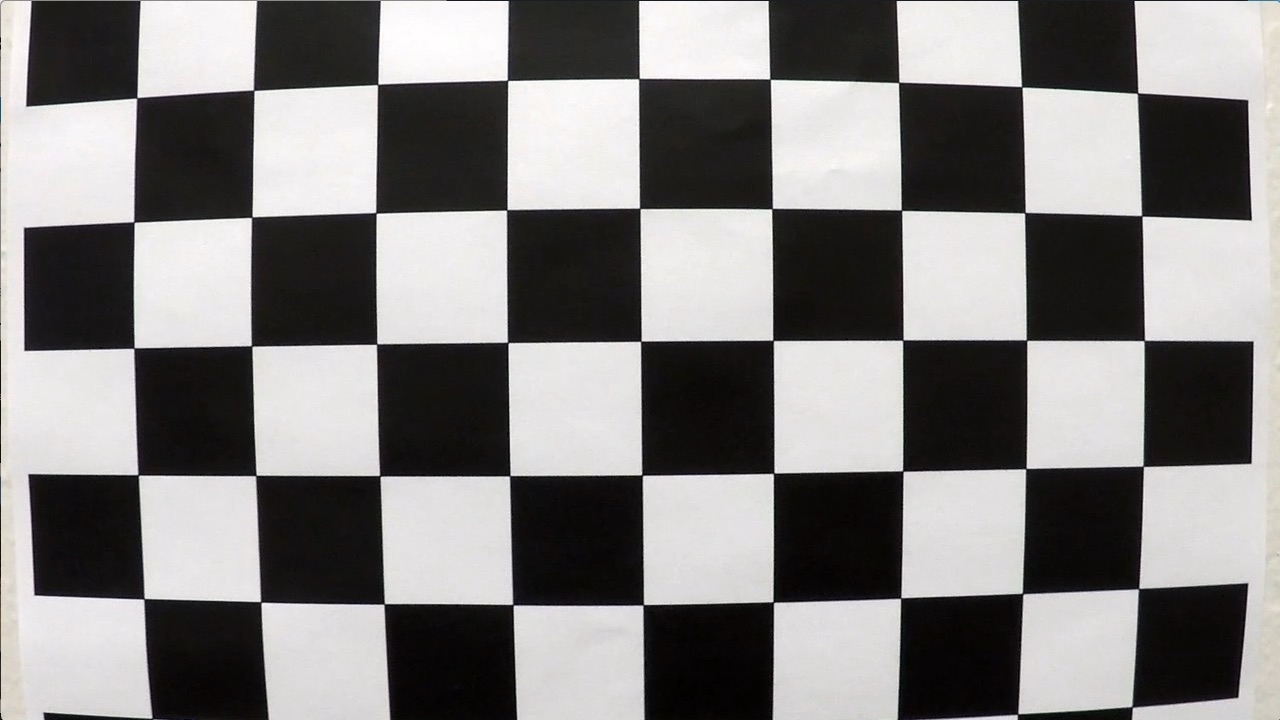
#> input picture camera_cal/calibration1.jpg, 1280 x 720 px; its folder holds 5 pictures in this run
$ python cam_cal.py
#> lines starting #> are read from the running program, lines starting #| are printed output that depends on the picture; after the words box and inside, x2 and y2 are one past the last pixel; in counts of white or black regions, pixels touching at a corner belong together
import argparse
from os import listdir
from os.path import isfile, join
import matplotlib.pyplot as plt
import matplotlib.image as mpimg
import numpy as np
import pickle
import glob
import cv2
import glob
from ipywidgets import interact, interactive, fixed
from moviepy.editor import VideoFileClip


objp = np.zeros((6*9,3), np.float32)
objp[:,:2] = np.mgrid[0:9,0:6].T.reshape(-1,2)

# termination criteria
criteria = (cv2.TERM_CRITERIA_EPS + cv2.TERM_CRITERIA_MAX_ITER, 30, 0.001)

# Arrays to store object points and image points from all the images.
objpoints = [] # 3d points in real world space
imgpoints = [] # 2d points in image plane.

# Make a list of calibration images
images = glob.glob('./calibration*.jpg')

fig, axs = plt.subplots(5,4, figsize=(16, 11))
fig.subplots_adjust(hspace = .2, wspace=.001)
axs = axs.ravel()

# Step through the list and search for chessboard corners
for i, fname in enumerate(images):
    img = cv2.imread(fname)
#> img is the input picture: shape (720, 1280, 3); mean B, G, R 127.8, 128.4, 130.1
    gray = cv2.cvtColor(img,cv2.COLOR_BGR2GRAY)
    # Find the chessboard corners
    ret, corners = cv2.findChessboardCorners(gray, (9,6),None)
#> ret = False; corners = None

    # If found, add object points, image points
    if ret == True:
        objpoints.append(objp)

        # this step to refine image points was taken from:
        # http://opencv-python-tutroals.readthedocs.io/en/latest/py_tutorials/py_calib3d/py_calibration/py_calibration.html
        corners2 = cv2.cornerSubPix(gray,corners,(11,11),(-1,-1),criteria)
        imgpoints.append(corners2)

        # Draw and display the corners
        img = cv2.drawChessboardCorners(img, (9,6), corners, ret)
        axs[i].axis('off')
        axs[i].imshow(img)
#> pass 2 of the loop `for i, fname in enumerate(images):`:
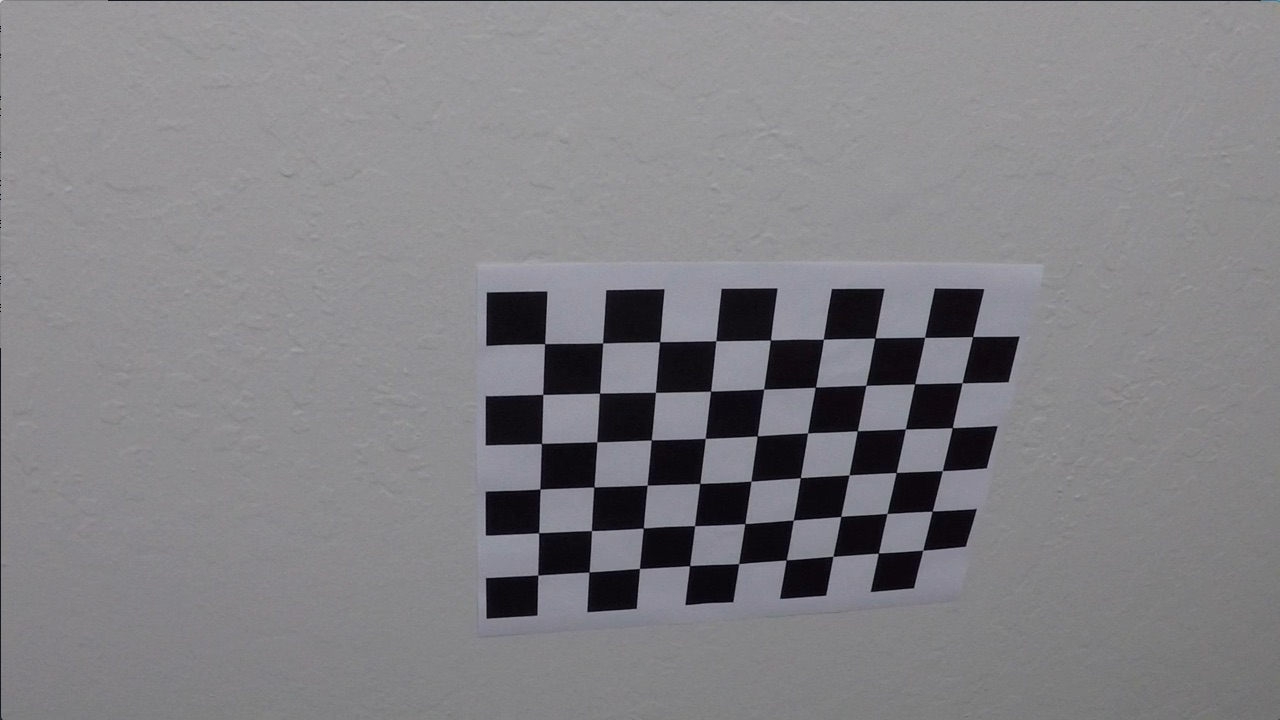
#> input picture camera_cal/calibration10.jpg, 1280 x 720 px
#> img is the input picture: shape (720, 1280, 3); mean B, G, R 133.1, 129.4, 130.2
#> ret = True; corners = 54 rows, first 8: [545.3, 343.1], [602.7, 342.8], [660.1, 341.3], [715.8, 340.7], [770.6, 340], [823.5, 339.2], [874.3, 338.5], [925.1, 337.4]
#> corners2 = 54 rows, first 8: [544.6, 343.6], [602.6, 343], [659.6, 341.7], [715.8, 340.7], [770.4, 339.9], [823.4, 339.3], [874.9, 337.9], [924.6, 337.3]
#> `img = cv2.drawChessboardCorners(img, (9,6), corners, ret)`:
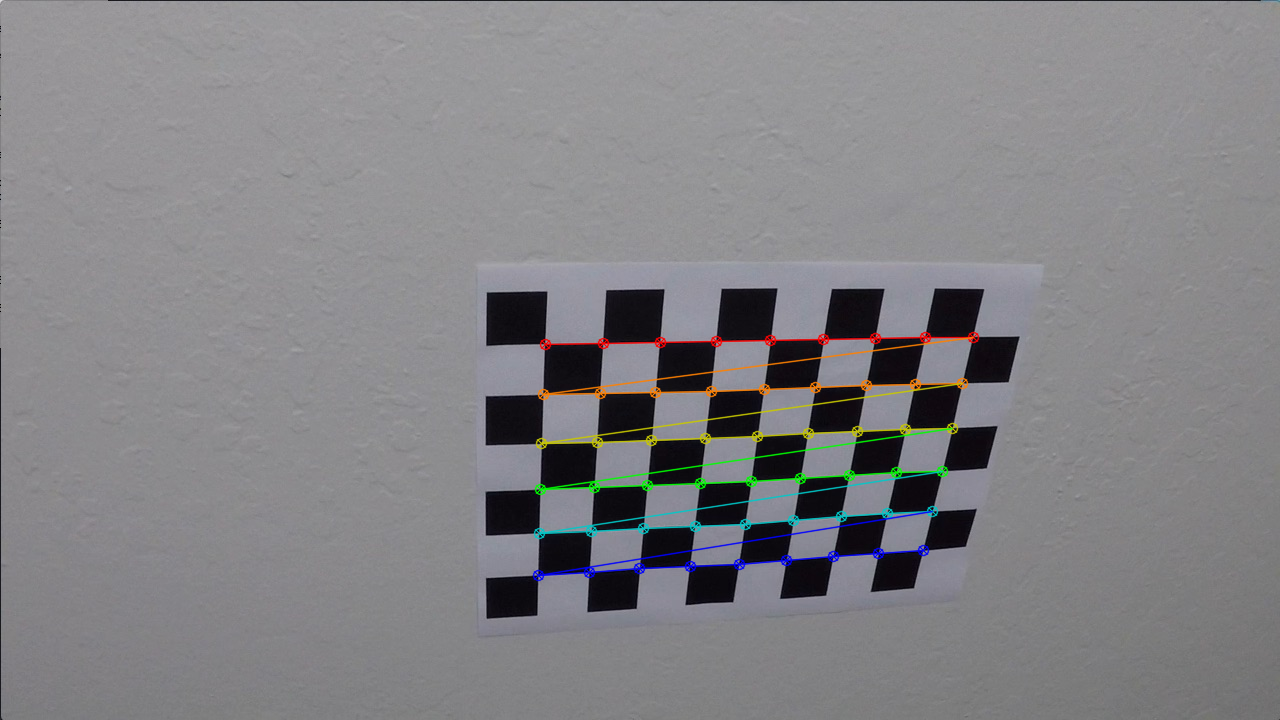
#> img: shape (720, 1280, 3); 1.92% of pixels changed, all inside (x1, y1, x2, y2) = (532, 331, 980, 582)
#> pass 3 of the loop `for i, fname in enumerate(images):`:
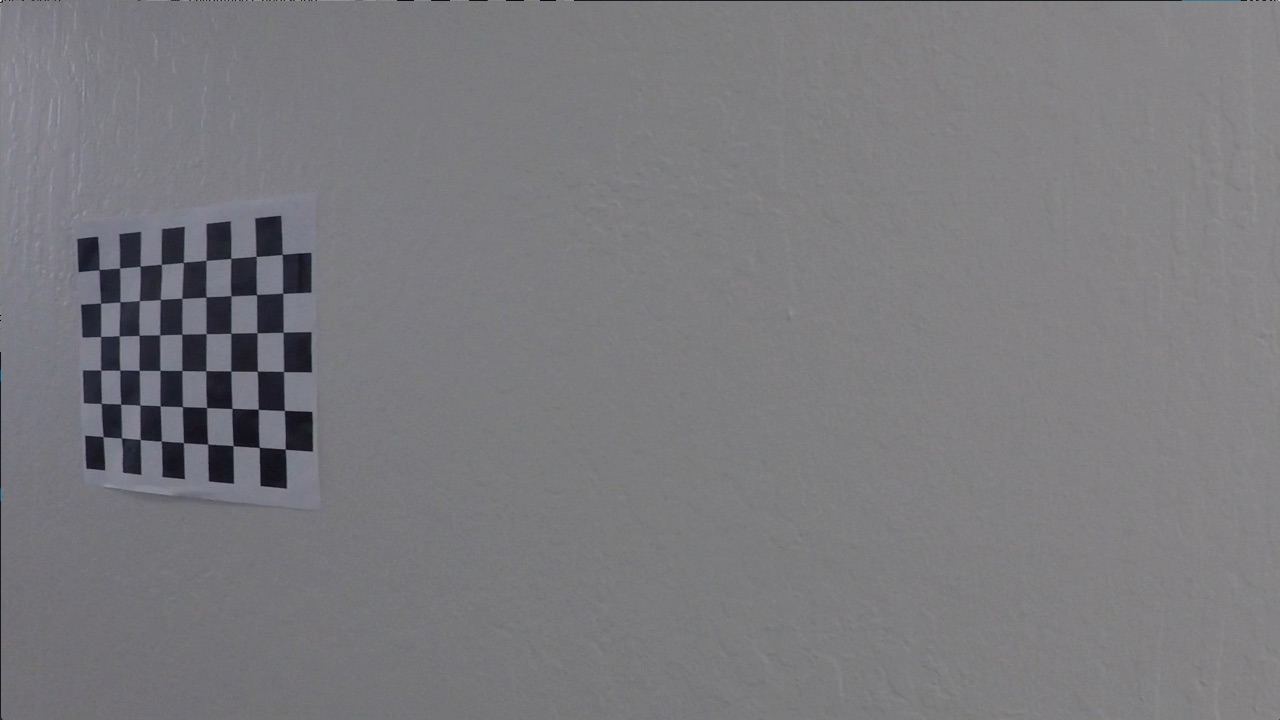
#> input picture camera_cal/calibration11.jpg, 1280 x 720 px
#> img is the input picture: shape (720, 1280, 3); mean B, G, R 125.2, 121.7, 122.2
#> corners = 54 rows, first 8: [99.22, 269.6], [119.6, 268], [140.1, 266.1], [161.3, 264.5], [183.3, 262.5], [206.1, 260.3], [230.7, 258.2], [256.2, 256.3]
#> corners2 = 54 rows, first 8: [99.04, 269.6], [119.5, 268.1], [140.1, 266.2], [161.4, 264.4], [183.4, 262.3], [205.9, 260.3], [230.8, 258.4], [256.1, 256.4]
#> `img = cv2.drawChessboardCorners(img, (9,6), corners, ret)`:
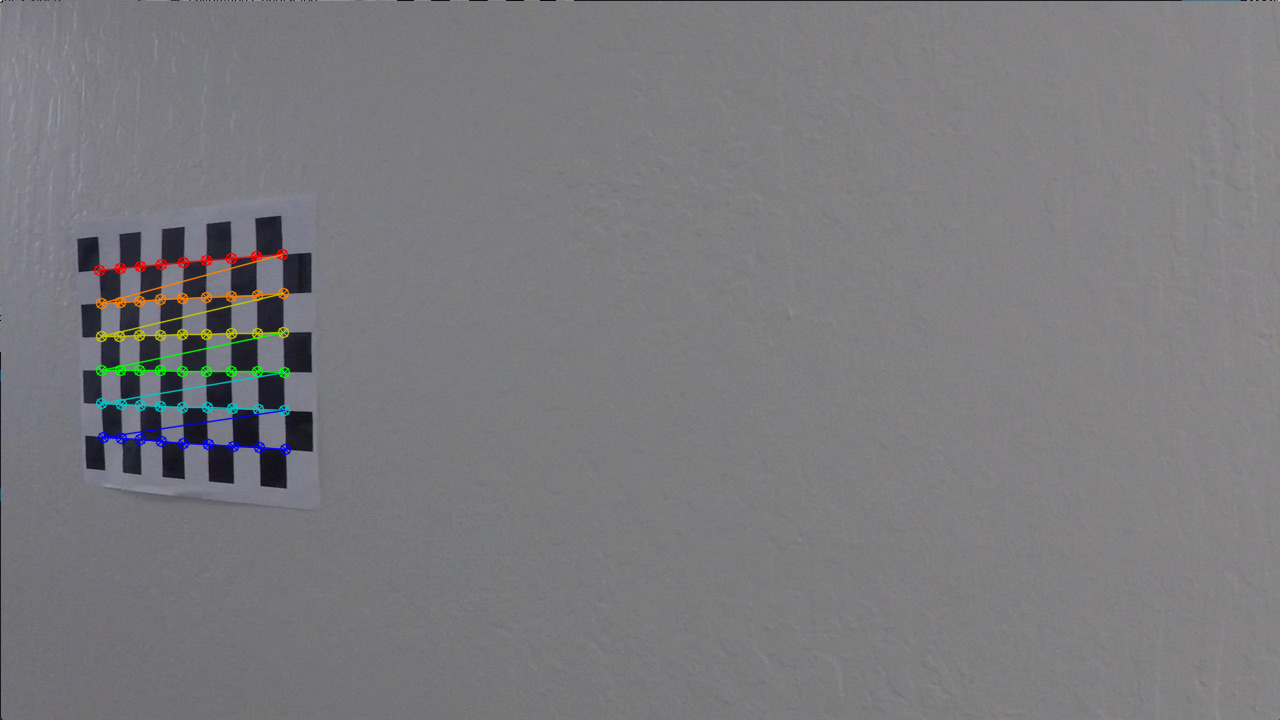
#> img: shape (720, 1280, 3); 1.11% of pixels changed, all inside (x1, y1, x2, y2) = (93, 248, 292, 456)
#> the loop made 5 passes; the first 3 are shown

img = cv2.imread('./calibration1.jpg')
img_size = (img.shape[1], img.shape[0])
#> img_size = (1280, 720)

# Do camera calibration given object points and image points
ret, mtx, dist, rvecs, tvecs = cv2.calibrateCamera(objpoints, imgpoints, img_size,None,None)
dst = cv2.undistort(img, mtx, dist, None, mtx)
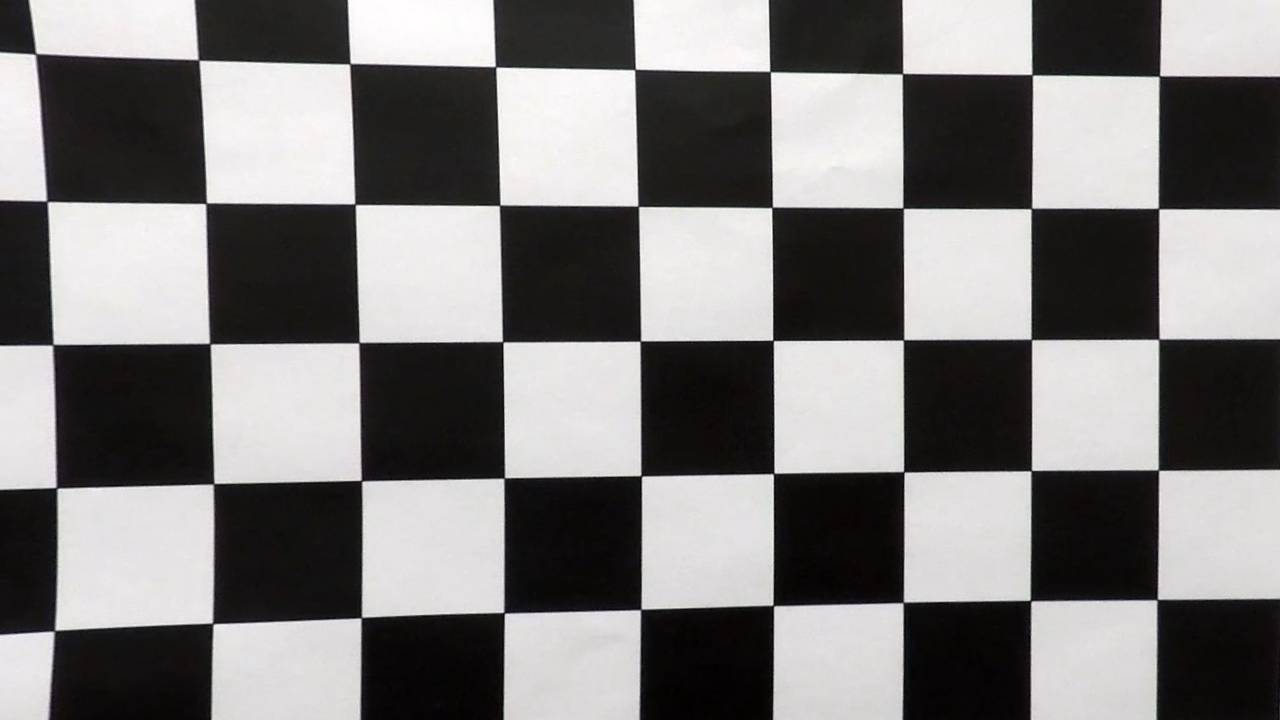
#> dst: shape (720, 1280, 3); mean B, G, R 122.9, 123.4, 125

# Save the camera calibration result for later use (we won't worry about rvecs / tvecs)
dist_pickle = {}
dist_pickle["mtx"] = mtx
dist_pickle["dist"] = dist
pickle.dump( dist_pickle, open( "calibration.p", "wb" ) )
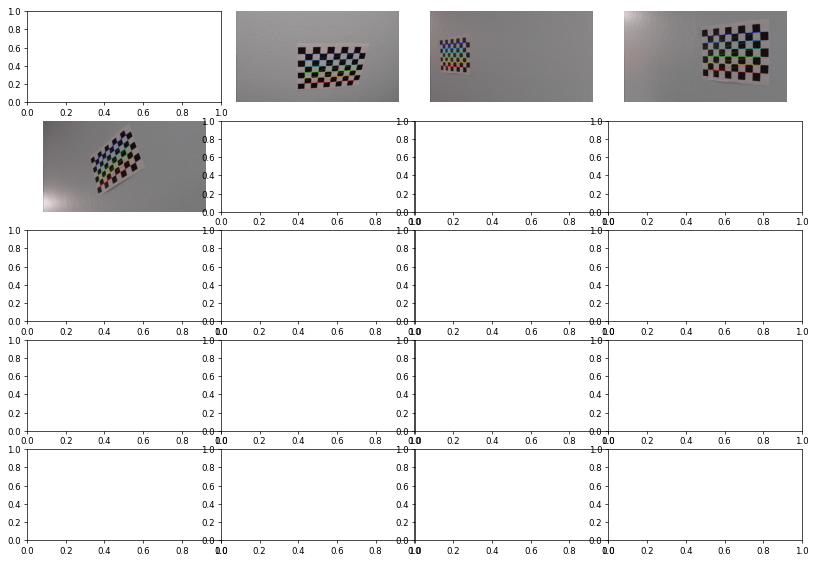
#> figure drawn by matplotlib, 4 panels; B, G, R data is drawn as R, G, B
